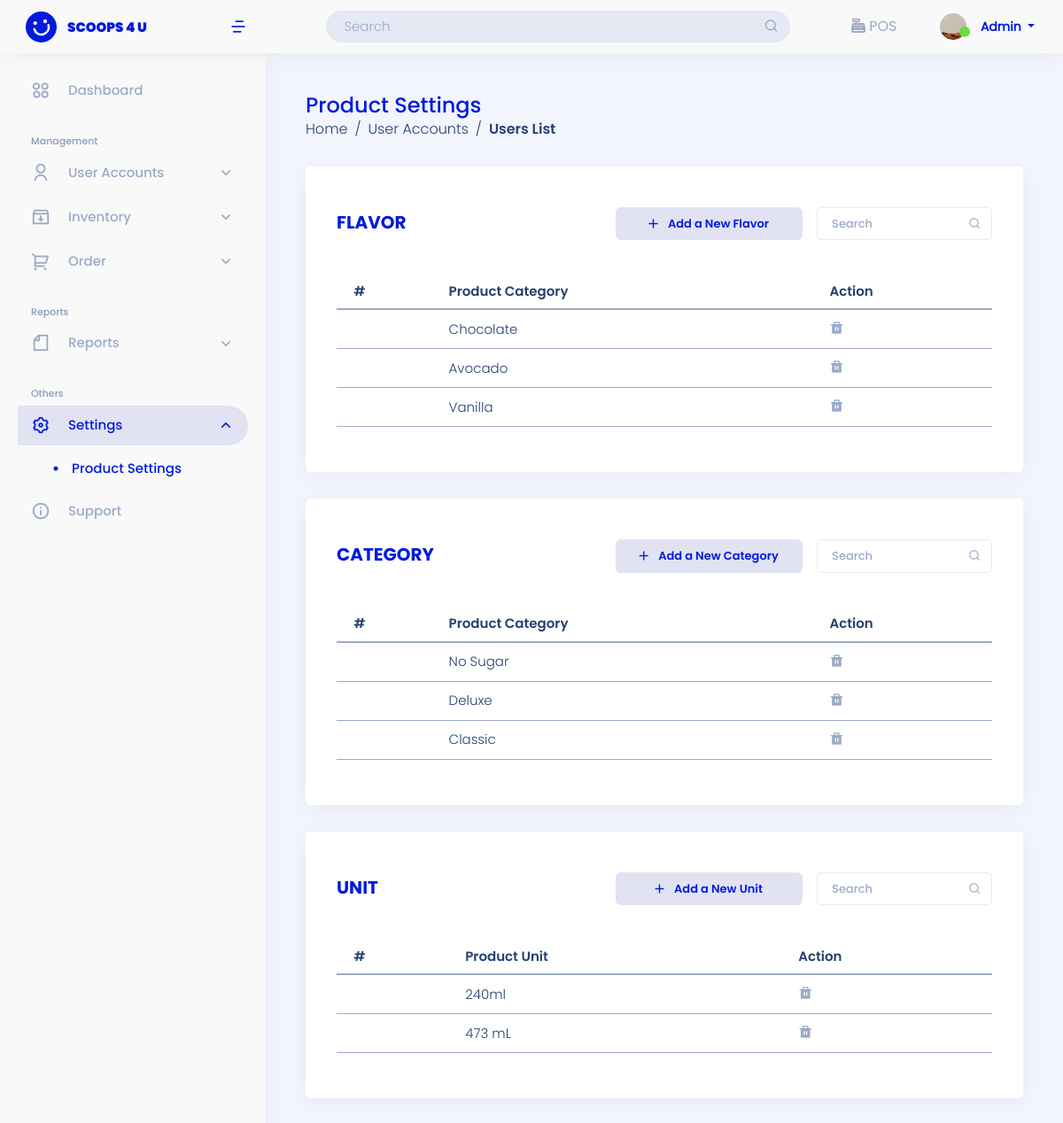
Page /user-site/settings_product/ (signed in) on the earlier database version.
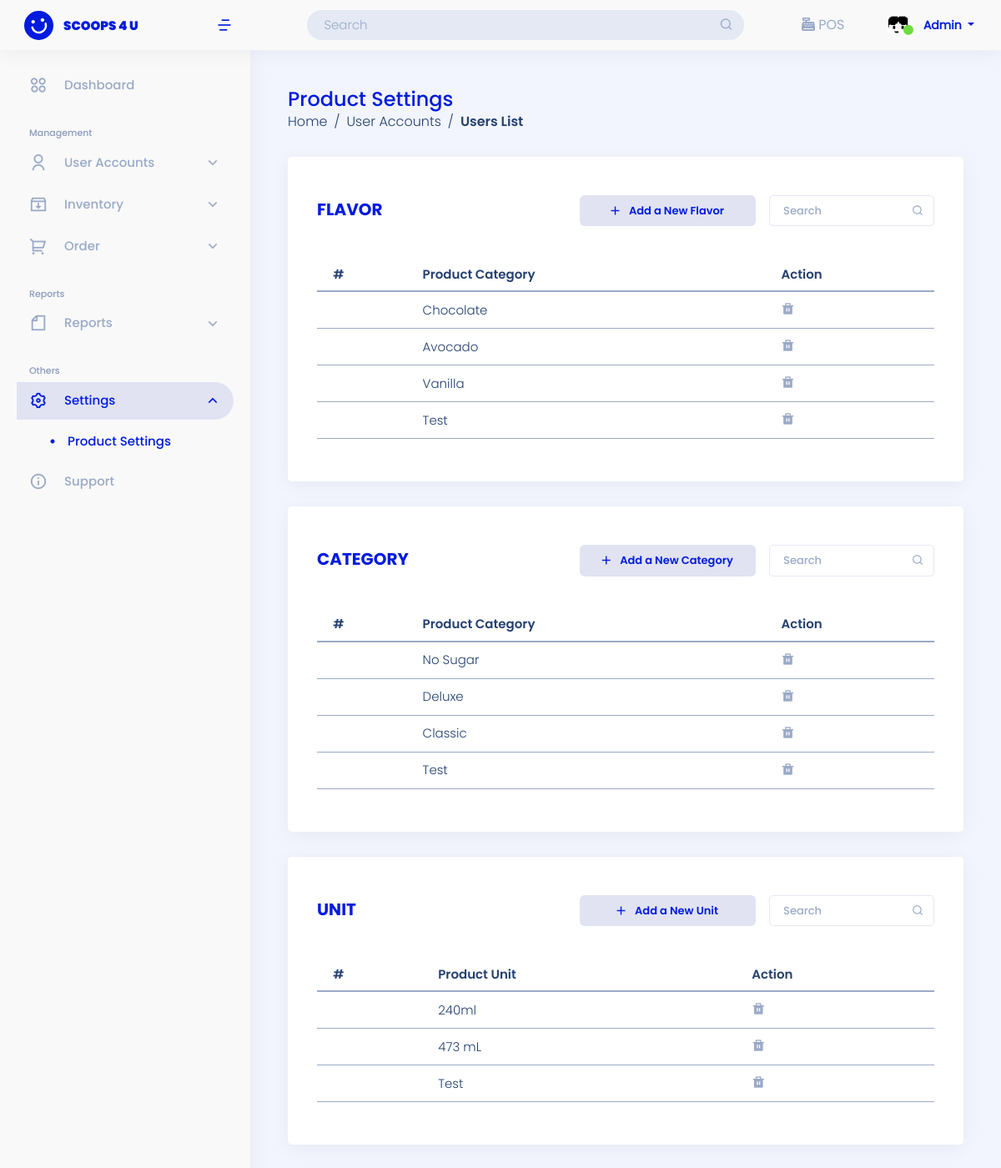
Same page on the later database version.
### admin_site/models.py (models this page shows, shortened)
class Profile(models.Model):
    list_user = models.CharField(max_length=100, null=False, verbose_name="List User")
    profile_fname = models.CharField(max_length=250, null=False, verbose_name="First Name")
    profile_mname = models.CharField(max_length=250,  null=False, verbose_name="Middle Name")
    profile_lname = models.CharField(max_length=250, null=False, verbose_name="Last Name")
    profile_about = models.TextField(max_length=250, null=True, verbose_name="About")
    profile_cnumber = models.BigIntegerField( null=False, verbose_name="Contact Number")
    profile_address = models.TextField(null=False, verbose_name="Address")
    profile_email = models.CharField( max_length=100, null=False, verbose_name="Email Address")
    profile_pic =models.ImageField( upload_to=image_path,null=True, default='img/default_profile.jpg', verbose_name='Profile Pic')

class Settings_flavor(models.Model):
    settings_flavor = models.CharField(max_length=250, null=True, verbose_name='Flavor')

class Settings_category(models.Model):
    settings_category = models.CharField(max_length=250, null=True, verbose_name='Category')

class Settings_unit(models.Model):
    settings_unit = models.CharField(max_length=250, null=True, verbose_name='Unit')

### admin_site/views.py (the view)
# urls.py: path('settings_product/', views.settings_product, name='settings_product'),
def settings_product(request):
    list_profile = Profile.objects.filter(list_user = request.user)
    list_category = Settings_category.objects.all()
    list_flavor = Settings_flavor.objects.all()
    list_unit = Settings_unit.objects.all()
    current_profile = Profile.objects.filter(list_user = request.user)
    context ={
        'list_profile':list_profile,
        'list_category':list_category,
        'list_flavor':list_flavor,
        'list_unit':list_unit,
        'current_profile':current_profile,
        'sidebar' : 'product_settings'
    }
    return render(request, 'admin_site/settings/product_settings.html',context)

### templates/admin_site/settings/product_settings.html (shortened to what the changed rows need)
{% extends 'admin_site/base.html' %}
{% block template %}
<main id="main" class="main mt-5">
    <div class="pagetitle">
        <h1>Product Settings</h1>
    </div>
    <section class="section">
        <div class="row">
            <div class="col-lg-12 flavor-set">
                <div class="card">
                    <div  class="card-body mt-3">
                        <div class="table-responsive">
                            <table id="tableFlavor" class="table table-hover ">
                                <thead>
                                <tr class="align-middle">
                                    <th scope="col">#</th>
                                    <th scope="col">Product Category</th>
                                    <th class="sort-no" scope="col" >Action</th>
                                </tr>
                                </thead>
                                <tbody id="tableRow">
                                    {% for list in list_flavor %}
                                    <tr class="align-middle">
                                        <td class="num-row"></td>
                                        <td>{{ list.settings_flavor }}</td>
                                        <form method="POST" action="{% url 'admin_site:remove_flavor' list.id %}" onsubmit="return submitFormflavor(this);">
                                        <td>
                                            <button type="submit" class="btn btn-archive"><i class="ri-delete-bin-fill"></i></button>
                                        </td>
                                        </form>
                                    </tr>
                                    {% endfor %}
                                </tbody>
                            </table>
                        </div>
                    </div>
                </div>
            </div>
            <div class="col-lg-12 category-set">
                <div class="card">
                    <div  class="card-body mt-3">
                        <div class="table-responsive">
                            <table id="tableCat" class="table table-hover ">
                                <thead>
                                <tr class="align-middle">
                                    <th scope="col">#</th>
                                    <th scope="col">Product Category</th>
                                    <th class="sort-no" scope="col" >Action</th>
                                </tr>
                                </thead>
                                <tbody id="tableRow">
                                    {% for list in list_category %}
                                    <tr class="align-middle">
                                        <td class="num-row"></td>
                                        <td>{{ list.settings_category }}</td>
                                        <form method="POST" action="{% url 'admin_site:remove_category' list.id %}" onsubmit="return submitFormcategory(this);">
                                        <td>
                                            <button type="submit" class="btn btn-archive"><i class="ri-delete-bin-fill"></i></button>
                                        </td>
                                        </form>
                                    </tr>
                                    {% endfor %}
                                </tbody>
                            </table>
                        </div>
                    </div>
                </div>
            </div>
            <div class="col-lg-12 unit-set">
                <div class="card">
                    <div  class="card-body mt-3">
                        <div class="table-responsive">
                            <table id="tableUnit" class="table table-hover ">
                                <thead>
                                <tr class="align-middle">
                                    <th scope="col">#</th>
                                    <th scope="col">Product Unit</th>
                                    <th class="sort-no" scope="col" >Action</th>
                                </tr>
                                </thead>
                                <tbody id="tableRow">
                                    {% for list in list_unit %}
                                    <tr class="align-middle">
                                        <td class="num-row"></td>
                                        <td>{{ list.settings_unit }}</td>
                                        <form method="POST" action="{% url 'admin_site:remove_category' list.id %}" onsubmit="return submitFormunit(this);">
                                        <td>
                                            <button type="submit" class="btn btn-archive"><i class="ri-delete-bin-fill"></i></button>
                                        </td>
                                        </form>
                                    </tr>
                                    {% endfor %}
                                </tbody>
                            </table>
                        </div>
                    </div>
                </div>
            </div>
        </div>
    </section>
</main>
{% endblock template %}

### templates/admin_site/base.html (shortened to what the changed rows need)
{% load static %}
<!DOCTYPE html>
<html lang="en">
<head>
    <link href="https://cdn.jsdelivr.net/npm/bootstrap@5.0.2/dist/css/bootstrap.min.css" rel="stylesheet" >
    <link href="{% static '/css/assets/bootstrap/css/bootstrap.min.css'%}" rel="stylesheet">
    <link href="{% static '/css/assets/simple-datatables/style.css'%}" rel="stylesheet">
    <link href="{% static '/css/assets/remixicon/remixicon.css'%}" rel="stylesheet">
    <link href="https://cdn.datatables.net/1.13.4/css/jquery.dataTables.min.css" rel="stylesheet">
    <link href="https://cdn.datatables.net/buttons/2.3.6/css/buttons.dataTables.min.css" rel="stylesheet">
    <link href="https://cdn.datatables.net/autofill/2.5.3/css/autoFill.dataTables.min.css" rel="stylesheet">
    <link href="https://cdn.datatables.net/v/bs5/jszip-2.5.0/b-2.3.6/b-colvis-2.3.6/b-html5-2.3.6/b-print-2.3.6/date-1.4.0/sp-2.1.2/datatables.min.css" rel="stylesheet"/>
    <link href="{% static '/css/sandi.css'%}" rel="stylesheet">
  </head>
<body>
{% if user.role == "admin"%}
<header id="header" class="header fixed-top d-flex align-items-center">
  <nav class="header-nav ms-auto">
    <ul class="d-flex align-items-center">
      <li class="nav-item dropdown pe-3 header-icon">
        <a class="nav-link nav-profile d-flex align-items-center me-3" href="#" data-bs-toggle="dropdown">
          {% if list_profile %}
          {% for list in list_profile %}
            {% if list.profile_pic %}
              <img id="output" src="/media/{{ list.profile_pic}}" alt="Profile-pic" width="30" height="30" class="rounded-circle me-2">
            {% else %}
              <img src="{% static 'img/default_profile.jpg' %}" alt="Profile-pic" width="30" height="30" class="rounded-circle me-2">
            {% endif %}
          {% endfor %}
        {% else %}
          <img src="{% static 'img/default_profile.jpg' %}" alt="Profile-pic" width="30" height="30" class="rounded-circle me-2">
        {% endif %}
          <i alt="Profile" class="ri-checkbox-blank-circle-fill"></i>
          <span class="d-none d-md-block dropdown-toggle ps-2" style="text-transform: capitalize;">
            {{ user }}
          </span>
        </a>
      </li>
    </ul>
  </nav>
</header>
{% endif %}
    <div class="">
      {% block template %}
  {% endblock template %}
</div>
</body>
</html>

Differences in the rows shown:
changed Profile: profile_pic: a different picture
added Settings_flavor: settings_flavor "Test"
added Settings_category: settings_category "Test"
added Settings_unit: settings_unit "Test"
